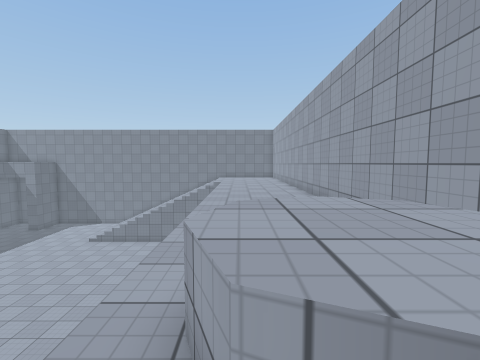
view 1 (above)

18 first-person views from a walk through a scene from a Unity 3-D project. The camera is 1.5 m above the floor, tilts 4° down and sees 90° across. The floor is counted in squares, 1 m on a side. Each view is taken from the middle of a square. On the plan, view 1 faces up. The plan holds only what a view shows up to about 13 squares ahead; the rest is blank. The player is left out. Surface patterns are stand-ins for the level's own textures.

view 2
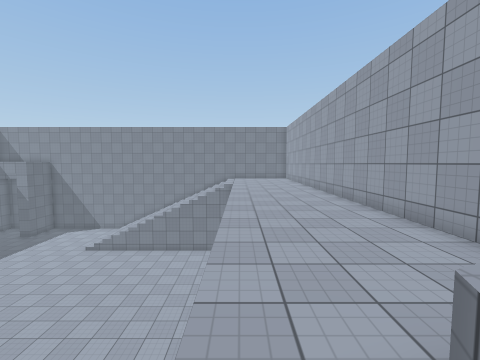

view 3
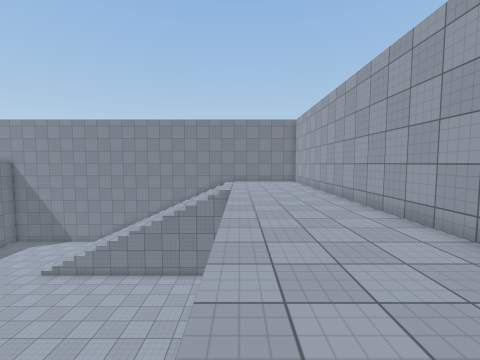

view 4
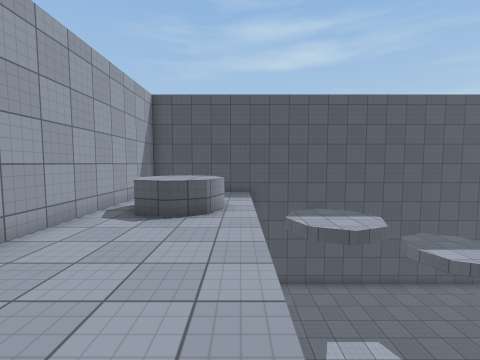

view 5
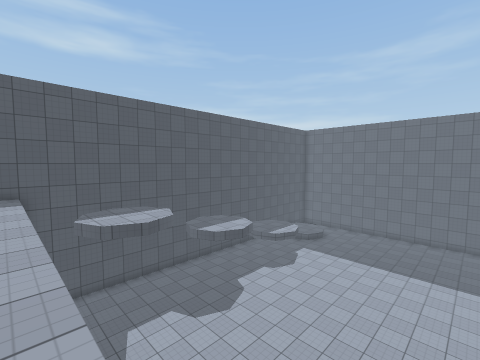

view 6
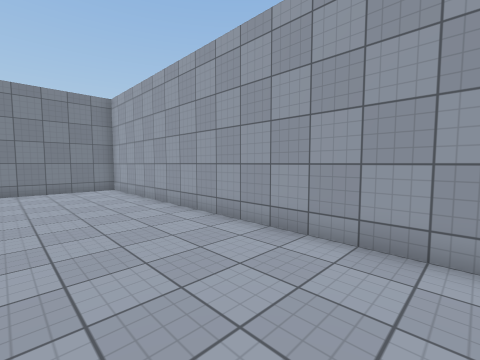

view 7
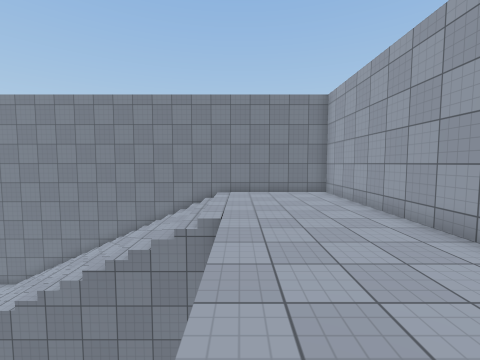

view 8
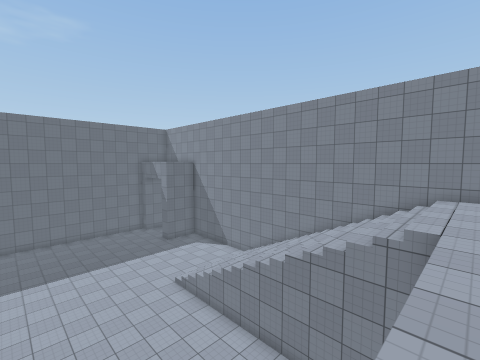

view 9
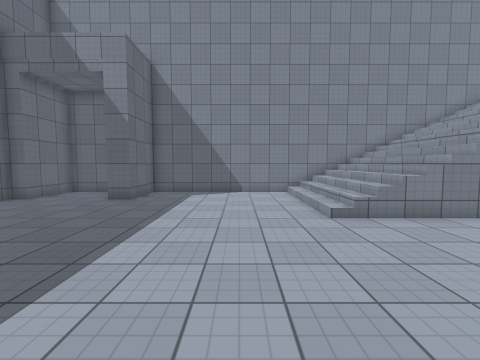

view 10
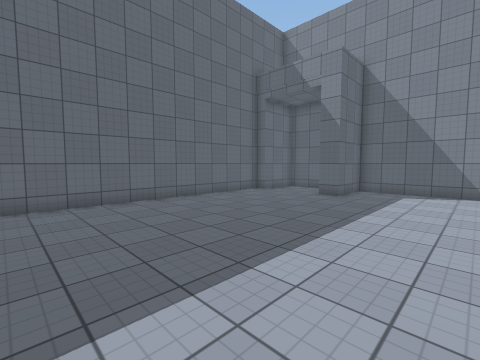

view 11
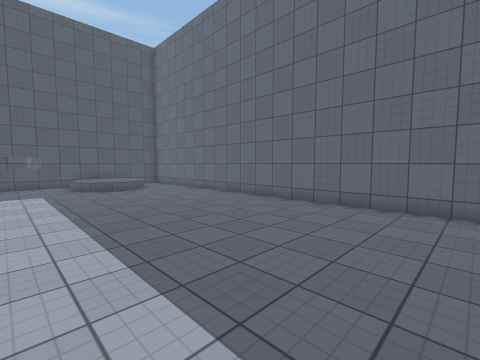

view 12
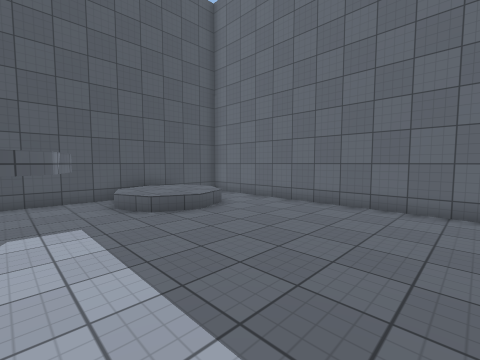

view 13
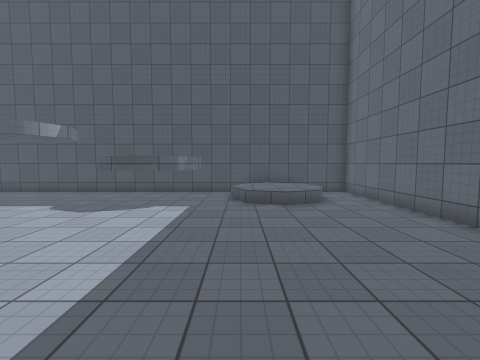

view 14
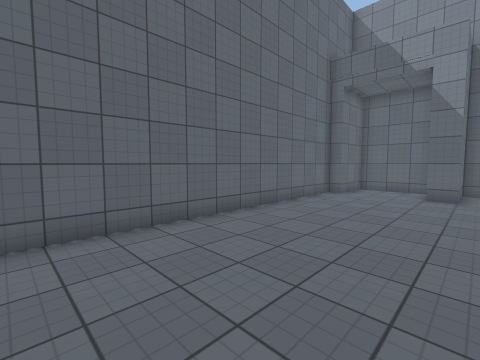

view 15
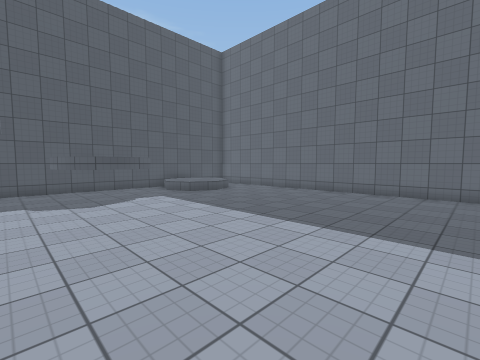

view 16
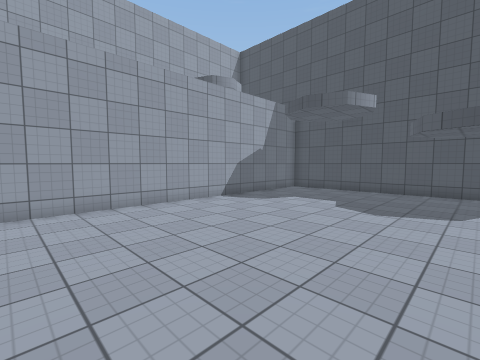

view 17
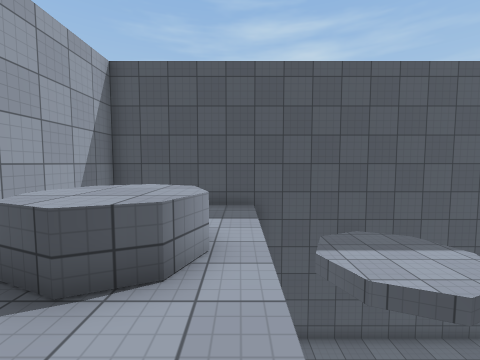

view 18
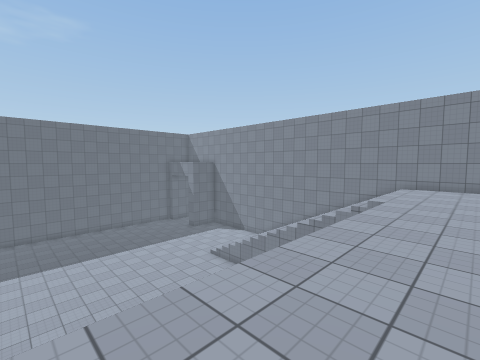

### Floor plan
Key: @ floor where view 1 was taken; # wall or solid block; . main floor; : floor 0.5 m higher than the main floor; + floor 5 m higher than the main floor; / step, stairs or slope; ^ raised ledge.
Columns run from 25 left of view 1 to 4 right of it. Each row starts with its distance up from view 1.
 26  #############################
 25  #...#.......///////////+++++#
 24  #...#.......///////////+++++#
 23 ##...#.......///////////+++++#
 22 #............///////////+++++#
 21 #............///////////+++++#
 20 #............///////////+++++#
 19 #....................   +++++#
 18 #...................... +++++#
 17 #...................... +++++#
 16 #...................... +++++#
 15 #...................... +++++#
 14 #...................... +++++#
 13 #...................... +++++#
 12 #...................... +++++#
 11 #.......................+++++#
 10 #.......................+++++#
  9 #.......................+++++#
  8 #.......................+++++#
  7 #.......................+++++#
  6 #.......................+++++#
  5 #.......................+++++#
  4 #.......................+++++#
  3 #.......................+^^^+#
  2 #........^^.............+^^^+#
  1 #../://.^^ ^............+^^^+#
  0 #..:::/.#  ^........... +@   #
 -1 #..:::/.^  ^........... ++   #
 -2 #..////..  ............ ++   #
 -3 ##############################

Positions as (right, up) in squares from view 1, and headings:
1: (0, 0), facing up
2: (-1, 2), facing up
3: (-1, 6), facing up
4: (-1, 10), facing down
5: (-1, 11), facing down-left
6: (-1, 11), facing up-right
7: (-1, 13), facing up
8: (-1, 13), facing up-left
9: (-15, 13), facing up
10: (-15, 12), facing up-left
11: (-16, 15), facing down-left
12: (-16, 8), facing down-left
13: (-19, 10), facing down
14: (-19, 11), facing up-left
15: (-12, 12), facing down-left
16: (-10, 11), facing down-right
17: (-1, 6), facing down
18: (1, 9), facing up-left
